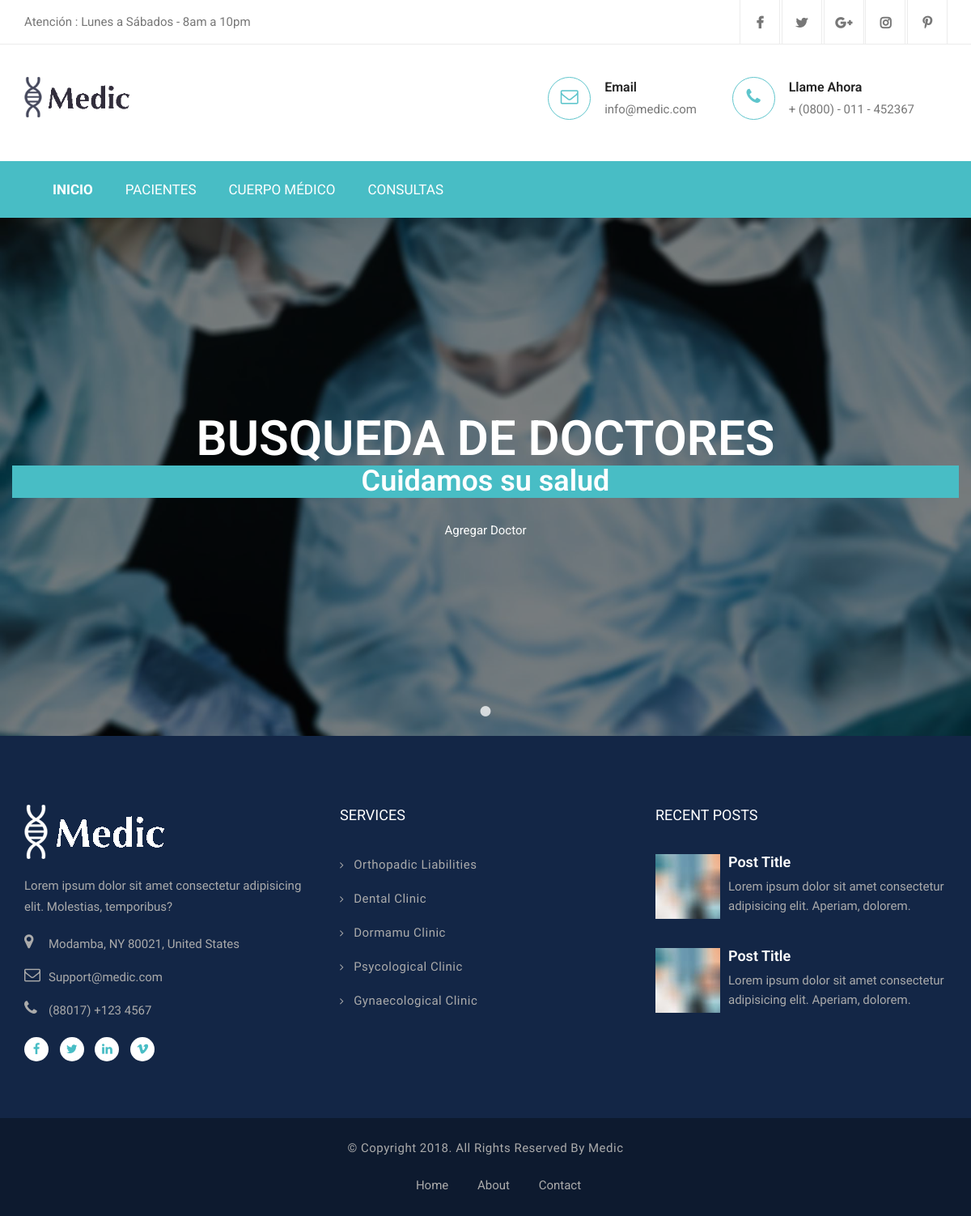
Before: /AppGestionClinica/leerDoctores with the older database file.
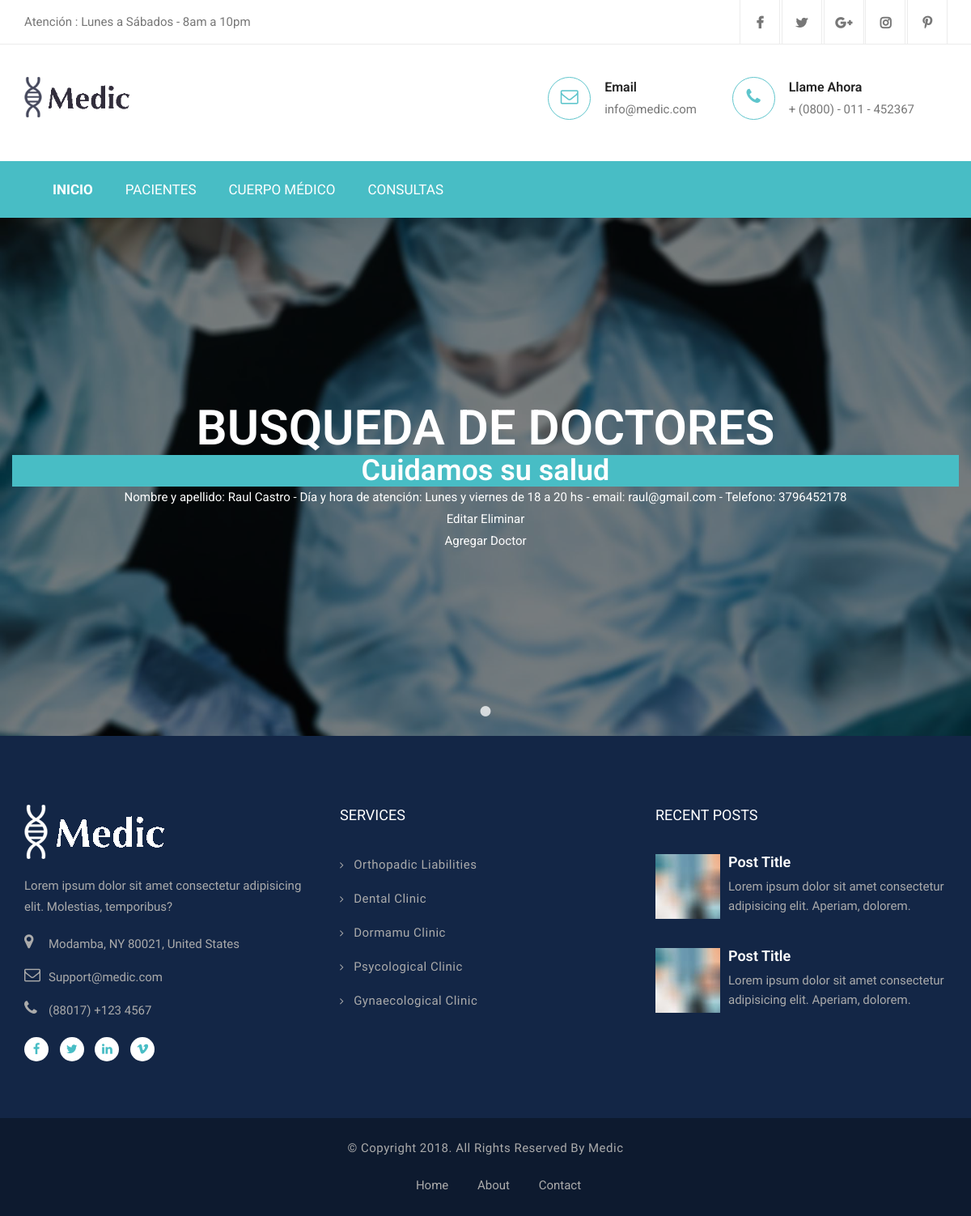
After: the same page with the newer database file.
### AppGestionClinica/models.py (models this page shows)
class Doctores(models.Model):
    nombre = models.CharField(max_length=30)
    apellido = models.CharField(max_length=30)
    dia_hora_atencion = models.CharField(max_length=40)
    email = models.EmailField()
    telefono = models.IntegerField()
    def __str__(self):
        return f"Nombre y apellido: {self.nombre} {self.apellido} - Día y hora de atención: {self.dia_hora_atencion} - email: {self.email} - Telefono: {self.telefono}"

### AppGestionClinica/views.py (the view)
# urls.py: path('leerDoctores', views.leerDoctores),
def leerDoctores(request):
    doctores = Doctores.objects.all()
    contexto = {"doctores": doctores}
    return render(request, "AppGestionClinica/leerDoctores.html", contexto)

### AppGestionClinica/templates/AppGestionClinica/leerDoctores.html
{% extends "AppGestionClinica/padre.html" %}
{% load static %}
{% block contenido_1 %}
    <h2 class="text-white text-bold mb-2">BUSQUEDA DE DOCTORES</h2>
    <h1 style="color: white; background-color: #48bdc5;" >Cuidamos su salud</h1>
    {% for doctor in doctores %}
        <li style="color: white;">{{doctor}}</li>
        <a href="{% url 'EditarDoctor' doctor.nombre %}" style="color: white;">Editar</a>
        <a href="{% url 'EliminarDoctor' doctor.nombre %}" style="color: white;">Eliminar</a>
    {% endfor %}
    <br>
    <a href="{% url 'Doctores' %}" style="color: white;">Agregar Doctor</a>
{% endblock %}

Changed rows visible on the page:
added Doctores: nombre+apellido+dia_hora_atencion "Nombre y apellido: Raul Castro - Día y hora de atención: Lunes y viernes de 18 a 20 hs - email: raul@gmail.com - Telefono: 3796452178"
